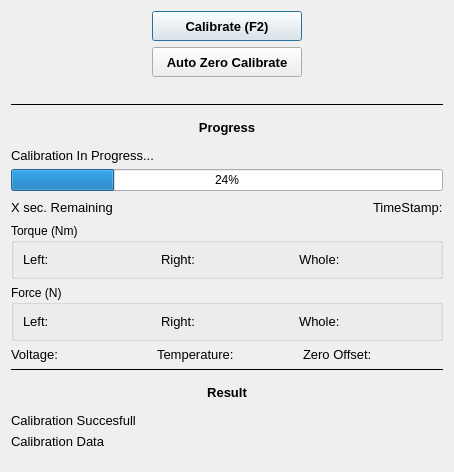
<?xml version="1.0" encoding="UTF-8"?>
<ui version="4.0">
 <class>DialogCalibratePM</class>
 <widget class="QDialog" name="DialogCalibratePM">
  <property name="geometry">
   <rect>
    <x>0</x>
    <y>0</y>
    <width>454</width>
    <height>472</height>
   </rect>
  </property>
  <property name="windowTitle">
   <string>Calibrate Power Meter</string>
  </property>
  <layout class="QVBoxLayout" name="verticalLayout">
   <item>
    <layout class="QHBoxLayout" name="horizontalLayout_4">
     <item>
      <spacer name="horizontalSpacer_5">
       <property name="orientation">
        <enum>Qt::Horizontal</enum>
       </property>
       <property name="sizeHint" stdset="0">
        <size>
         <width>40</width>
         <height>20</height>
        </size>
       </property>
      </spacer>
     </item>
     <item>
      <widget class="QPushButton" name="pushButton_calibrateManual">
       <property name="sizePolicy">
        <sizepolicy hsizetype="Minimum" vsizetype="Fixed">
         <horstretch>0</horstretch>
         <verstretch>0</verstretch>
        </sizepolicy>
       </property>
       <property name="minimumSize">
        <size>
         <width>150</width>
         <height>30</height>
        </size>
       </property>
       <property name="maximumSize">
        <size>
         <width>175</width>
         <height>16777215</height>
        </size>
       </property>
       <property name="font">
        <font>
         <pointsize>10</pointsize>
         <weight>75</weight>
         <bold>true</bold>
        </font>
       </property>
       <property name="text">
        <string>Calibrate (F2)</string>
       </property>
      </widget>
     </item>
     <item>
      <spacer name="horizontalSpacer_6">
       <property name="orientation">
        <enum>Qt::Horizontal</enum>
       </property>
       <property name="sizeHint" stdset="0">
        <size>
         <width>40</width>
         <height>20</height>
        </size>
       </property>
      </spacer>
     </item>
    </layout>
   </item>
   <item>
    <layout class="QHBoxLayout" name="horizontalLayout_5">
     <item>
      <spacer name="horizontalSpacer_7">
       <property name="orientation">
        <enum>Qt::Horizontal</enum>
       </property>
       <property name="sizeHint" stdset="0">
        <size>
         <width>40</width>
         <height>20</height>
        </size>
       </property>
      </spacer>
     </item>
     <item>
      <widget class="QPushButton" name="pushButton_calibrateAutoZero">
       <property name="sizePolicy">
        <sizepolicy hsizetype="Minimum" vsizetype="Fixed">
         <horstretch>0</horstretch>
         <verstretch>0</verstretch>
        </sizepolicy>
       </property>
       <property name="minimumSize">
        <size>
         <width>150</width>
         <height>30</height>
        </size>
       </property>
       <property name="maximumSize">
        <size>
         <width>175</width>
         <height>16777215</height>
        </size>
       </property>
       <property name="font">
        <font>
         <pointsize>10</pointsize>
         <weight>75</weight>
         <bold>true</bold>
        </font>
       </property>
       <property name="text">
        <string>Auto Zero Calibrate</string>
       </property>
      </widget>
     </item>
     <item>
      <spacer name="horizontalSpacer_8">
       <property name="orientation">
        <enum>Qt::Horizontal</enum>
       </property>
       <property name="sizeHint" stdset="0">
        <size>
         <width>40</width>
         <height>20</height>
        </size>
       </property>
      </spacer>
     </item>
    </layout>
   </item>
   <item>
    <widget class="QLabel" name="label_4">
     <property name="text">
      <string/>
     </property>
    </widget>
   </item>
   <item>
    <widget class="QFrame" name="frame_3">
     <property name="frameShape">
      <enum>QFrame::HLine</enum>
     </property>
     <property name="frameShadow">
      <enum>QFrame::Plain</enum>
     </property>
    </widget>
   </item>
   <item>
    <widget class="QLabel" name="label_10">
     <property name="minimumSize">
      <size>
       <width>0</width>
       <height>30</height>
      </size>
     </property>
     <property name="font">
      <font>
       <pointsize>10</pointsize>
       <weight>75</weight>
       <bold>true</bold>
      </font>
     </property>
     <property name="text">
      <string>Progress</string>
     </property>
     <property name="alignment">
      <set>Qt::AlignCenter</set>
     </property>
    </widget>
   </item>
   <item>
    <widget class="FaderLabel" name="label_calibrationInProgress">
     <property name="font">
      <font>
       <pointsize>10</pointsize>
      </font>
     </property>
     <property name="text">
      <string>Calibration In Progress...</string>
     </property>
    </widget>
   </item>
   <item>
    <widget class="QProgressBar" name="progressBar">
     <property name="value">
      <number>24</number>
     </property>
    </widget>
   </item>
   <item>
    <layout class="QHBoxLayout" name="horizontalLayout_6">
     <item>
      <widget class="FaderLabel" name="label_calibrationTimeRemaining">
       <property name="font">
        <font>
         <pointsize>10</pointsize>
        </font>
       </property>
       <property name="text">
        <string>X sec. Remaining</string>
       </property>
      </widget>
     </item>
     <item>
      <spacer name="horizontalSpacer">
       <property name="orientation">
        <enum>Qt::Horizontal</enum>
       </property>
       <property name="sizeHint" stdset="0">
        <size>
         <width>40</width>
         <height>20</height>
        </size>
       </property>
      </spacer>
     </item>
     <item>
      <widget class="FaderLabel" name="label_timeStamp">
       <property name="font">
        <font>
         <pointsize>10</pointsize>
        </font>
       </property>
       <property name="text">
        <string>TimeStamp:</string>
       </property>
      </widget>
     </item>
    </layout>
   </item>
   <item>
    <widget class="QGroupBox" name="groupBox_Torque">
     <property name="title">
      <string>Torque (Nm)</string>
     </property>
     <layout class="QHBoxLayout" name="horizontalLayout">
      <item>
       <widget class="FaderLabel" name="label_leftTorque">
        <property name="font">
         <font>
          <pointsize>10</pointsize>
         </font>
        </property>
        <property name="text">
         <string>Left:</string>
        </property>
       </widget>
      </item>
      <item>
       <widget class="FaderLabel" name="label_rightTorque">
        <property name="font">
         <font>
          <pointsize>10</pointsize>
         </font>
        </property>
        <property name="text">
         <string>Right:</string>
        </property>
       </widget>
      </item>
      <item>
       <widget class="FaderLabel" name="label_wholeTorque">
        <property name="font">
         <font>
          <pointsize>10</pointsize>
         </font>
        </property>
        <property name="text">
         <string>Whole:</string>
        </property>
       </widget>
      </item>
     </layout>
    </widget>
   </item>
   <item>
    <widget class="QGroupBox" name="groupBox_Force">
     <property name="title">
      <string>Force (N)</string>
     </property>
     <layout class="QHBoxLayout" name="horizontalLayout_2">
      <item>
       <widget class="FaderLabel" name="label_leftForce">
        <property name="font">
         <font>
          <pointsize>10</pointsize>
         </font>
        </property>
        <property name="text">
         <string>Left:</string>
        </property>
       </widget>
      </item>
      <item>
       <widget class="FaderLabel" name="label_rightForce">
        <property name="font">
         <font>
          <pointsize>10</pointsize>
         </font>
        </property>
        <property name="text">
         <string>Right:</string>
        </property>
       </widget>
      </item>
      <item>
       <widget class="FaderLabel" name="label_wholeForce">
        <property name="font">
         <font>
          <pointsize>10</pointsize>
         </font>
        </property>
        <property name="text">
         <string>Whole:</string>
        </property>
       </widget>
      </item>
     </layout>
    </widget>
   </item>
   <item>
    <layout class="QHBoxLayout" name="horizontalLayout_3">
     <item>
      <widget class="FaderLabel" name="label_calibrationVoltage">
       <property name="font">
        <font>
         <pointsize>10</pointsize>
        </font>
       </property>
       <property name="text">
        <string>Voltage:</string>
       </property>
      </widget>
     </item>
     <item>
      <widget class="FaderLabel" name="label_calibrationTemperature">
       <property name="font">
        <font>
         <pointsize>10</pointsize>
        </font>
       </property>
       <property name="text">
        <string>Temperature:</string>
       </property>
      </widget>
     </item>
     <item>
      <widget class="FaderLabel" name="label_calibrationZeroOffset">
       <property name="font">
        <font>
         <pointsize>10</pointsize>
        </font>
       </property>
       <property name="text">
        <string>Zero Offset:</string>
       </property>
      </widget>
     </item>
    </layout>
   </item>
   <item>
    <widget class="QFrame" name="frame_2">
     <property name="frameShape">
      <enum>QFrame::HLine</enum>
     </property>
     <property name="frameShadow">
      <enum>QFrame::Plain</enum>
     </property>
    </widget>
   </item>
   <item>
    <widget class="QLabel" name="label_9">
     <property name="minimumSize">
      <size>
       <width>0</width>
       <height>30</height>
      </size>
     </property>
     <property name="font">
      <font>
       <pointsize>10</pointsize>
       <weight>75</weight>
       <bold>true</bold>
      </font>
     </property>
     <property name="text">
      <string>Result</string>
     </property>
     <property name="alignment">
      <set>Qt::AlignCenter</set>
     </property>
    </widget>
   </item>
   <item>
    <widget class="FaderLabel" name="label_calibrationResult">
     <property name="font">
      <font>
       <pointsize>10</pointsize>
      </font>
     </property>
     <property name="text">
      <string>Calibration Succesfull</string>
     </property>
    </widget>
   </item>
   <item>
    <widget class="FaderLabel" name="label_calibrationData">
     <property name="font">
      <font>
       <pointsize>10</pointsize>
      </font>
     </property>
     <property name="text">
      <string>Calibration Data</string>
     </property>
    </widget>
   </item>
   <item>
    <spacer name="verticalSpacer">
     <property name="orientation">
      <enum>Qt::Vertical</enum>
     </property>
     <property name="sizeHint" stdset="0">
      <size>
       <width>20</width>
       <height>40</height>
      </size>
     </property>
    </spacer>
   </item>
  </layout>
 </widget>
 <customwidgets>
  <customwidget>
   <class>FaderLabel</class>
   <extends>QLabel</extends>
   <header>faderlabel.h</header>
  </customwidget>
 </customwidgets>
 <resources/>
 <connections/>
</ui>
